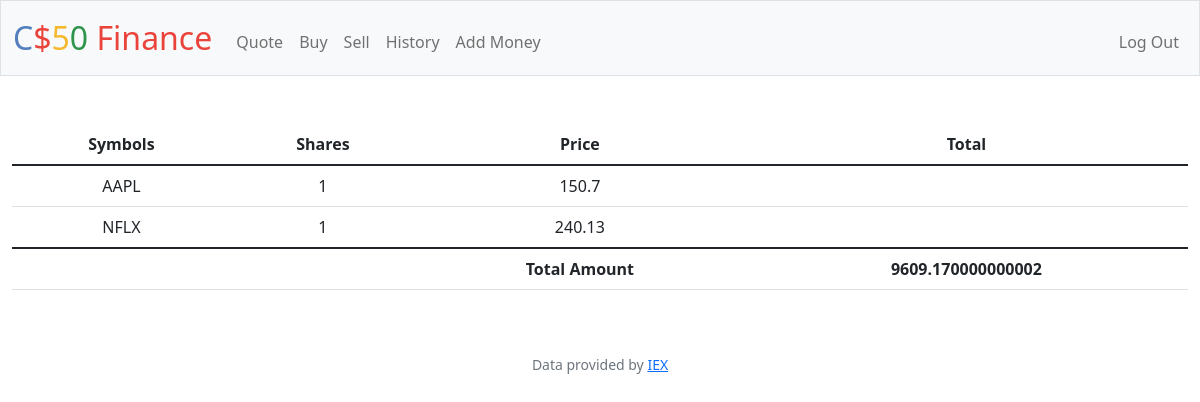
Page / (signed in) on the earlier database version.
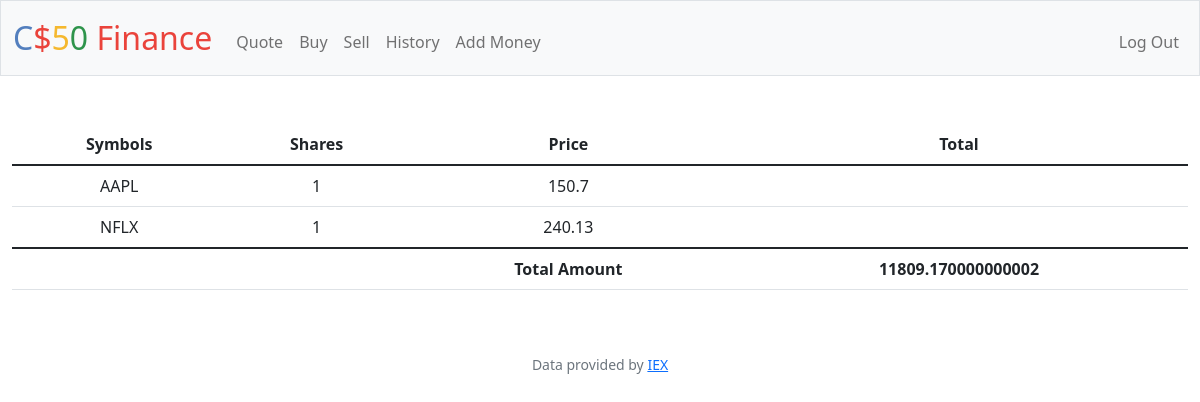
Same page on the later database version.
### tables this page shows
CREATE TABLE 'transactions' ('id' INTEGER PRIMARY KEY NOT NULL, 'user_id' INTEGER, 'symbol' TEXT, 'shares' INTEGER, 'price' REAL, 'date' DATETIME);

CREATE TABLE users (id INTEGER PRIMARY KEY AUTOINCREMENT NOT NULL, username TEXT NOT NULL, hash TEXT NOT NULL, cash NUMERIC NOT NULL DEFAULT 10000.00);

### app.py (the view)
@app.route("/")
@login_required
def index():
    user_id = session["user_id"]
    transactions_db = db.execute("SELECT symbol, SUM(shares) AS shares, price FROM transactions WHERE user_id = ? GROUP BY symbol", user_id)
    cash_db = db.execute("SELECT cash FROM users WHERE id = ?", user_id)
    cash = cash_db[0]["cash"]
    return render_template("index.html", database = transactions_db, cash = cash)

### app.py (called while the page is built)
@app.after_request
def after_request(response):
    response.headers["Cache-Control"] = "no-cache, no-store, must-revalidate"
    response.headers["Expires"] = 0
    response.headers["Pragma"] = "no-cache"
    return response

### helpers.py (called while the page is built)
def login_required(f):
    @wraps(f)
    def decorated_function(*args, **kwargs):
        if session.get("user_id") is None:
            return redirect("/login")
        return f(*args, **kwargs)
    return decorated_function

### templates/index.html (shortened to what this page needs)
{% extends "layout.html" %}
{% block main %}
    <table class="table">
        <thead>
          <tr>
            <th scope = "col">Symbols</th>
            <th scope = "col">Shares</th>
            <th scope = "col">Price</th>
            <th scope = "col">Total</th>
          </tr>
        </thead>
        <tbody>
             {% for row in database %}
             <tr>
                 <td>{{ row["symbol"] }}</td>
                 <td>{{ row["shares"] }}</td>
                 <td>{{ row["price"] }}</td>
                 <td>{{ row["total"] }}</td>
             </tr>
             {% endfor %}
        </tbody>
        <tfoot>
            <tr>
                <td></td>
                <td></td>
                <th scope = "1">Total Amount</th>
                <th scope = "1">{{ cash }}</th>
            </tr>
        </tfoot>
     </table>
{% endblock %}

### templates/layout.html (shortened to what this page needs)
<!DOCTYPE html>
<html lang="en">
    <head>
        <link href="https://cdn.jsdelivr.net/npm/bootstrap@5.1.3/dist/css/bootstrap.min.css" rel="stylesheet">
        <link href="/static/styles.css" rel="stylesheet">
        <link href="https://cdn.jsdelivr.net/npm/bootstrap@5.2.1/dist/css/bootstrap.min.css" rel="stylesheet">
    </head>
    <body>
        <nav class="bg-light border navbar navbar-expand-md navbar-light">
            <div class="container-fluid">
                <a class="navbar-brand" href="/"><span class="blue">C</span><span class="red">$</span><span class="yellow">5</span><span class="green">0</span> <span class="red">Finance</span></a>
                <div class="collapse navbar-collapse" id="navbar">
                    {% if session["user_id"] %}
                        <ul class="navbar-nav me-auto mt-2">
                            <li class="nav-item"><a class="nav-link" href="/quote">Quote</a></li>
                            <li class="nav-item"><a class="nav-link" href="/buy">Buy</a></li>
                            <li class="nav-item"><a class="nav-link" href="/sell">Sell</a></li>
                            <li class="nav-item"><a class="nav-link" href="/history">History</a></li>
                            <li class="nav-item"><a class="nav-link" href="/add_money">Add Money</a></li>
                        </ul>
                        <ul class="navbar-nav ms-auto mt-2">
                            <li class="nav-item"><a class="nav-link" href="/logout">Log Out</a></li>
                        </ul>
                    {% else %}
                        <ul class="navbar-nav ms-auto mt-2">
                            <li class="nav-item"><a class="nav-link" href="/register">Register</a></li>
                            <li class="nav-item"><a class="nav-link" href="/login">Log In</a></li>
                        </ul>
                    {% endif %}
                </div>
            </div>
        </nav>
        <main class="container-fluid py-5 text-center">
            {% block main %}{% endblock %}
        </main>
        <footer class="mb-5 small text-center text-muted">
            Data provided by <a href="https://iexcloud.io/">IEX</a>
        </footer>
    </body>
</html>

### static/styles.css (style rules this page uses)
nav .navbar-brand { font-size: xx-large; }
nav .navbar-brand .blue { color: #537fbe; }
nav .navbar-brand .red { color: #ea433b; }
nav .navbar-brand .yellow { color: #f5b82e; }
nav .navbar-brand .green { color: #2e944b; }

Differences in the rows shown:
changed users: cash "9609.170000000002" → "11809.170000000002"
